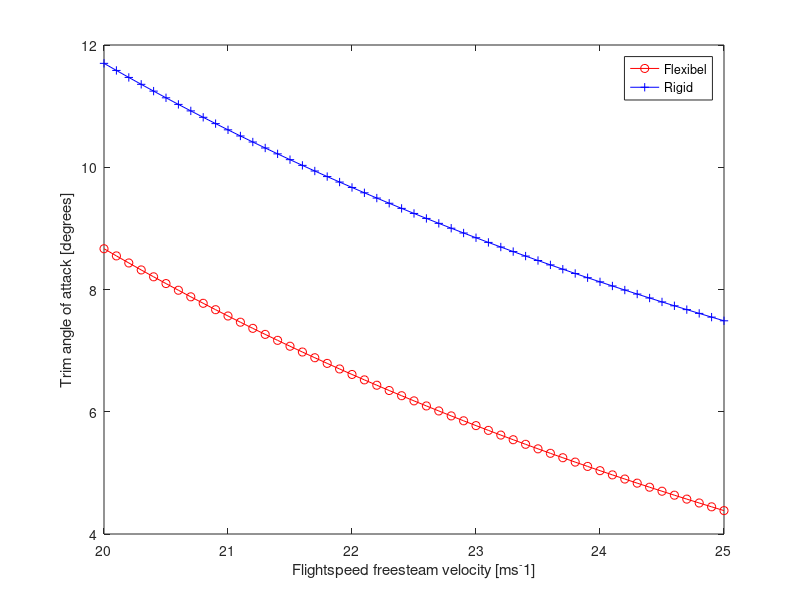

MATLAB code for this plot:
clear all
close all
clc

%% Finite element settings
Ne = 16;            % Number of elements
Nn = Ne+1;          % Number of nodes
Ndof = 3*(Ne+1);    % Number of degrees of freedom
% The fixed degrees of freedom assume that you arranged the DOFs as:
% [displacements | velocities | aerodynamic states]. If you have another
% arrangement in your mode, please update the following line to reflect
% your own situation.
fxdof = [1:3 3*Nn+(1:3) 6*Nn+(1:4)]; % Constrained degrees of freedom
frdof = setdiff(1:Ndof,fxdof);   % Unconstrained degrees of freedom

Ks  = zeros(Ndof,Ndof);
Ms  = zeros(Ndof,Ndof);
EFT = zeros(Ne,6);

for i=1:Ne
    EFT(i,1:6) = [1:6]+(i-1)*3; % Element freedom table, element connectivity
end

%% Stick model input
span   = 16; %half span
L      = span/Ne;
E      = 70e9;
G      = E/2/(1+0.3);
Ixx    = 2e4/E;
J      = 1e4/G;

Itheta = 0.1;
m      = 0.75;

c          = 1;
S          = zeros(Nn,1);
S(2:end-1) = L*c;
S(1)       = L*c/2;
S(end)     = L*c/2;
a          = 0;
b          = c/2;
xtheta     = 0;

rho = 0.0889;

%% Structural stiffness matrix
Ke = zeros(6,6);
Kb = [  (12*E*Ixx)/L^3,  (6*E*Ixx)/L^2, -(12*E*Ixx)/L^3,  (6*E*Ixx)/L^2;
    (6*E*Ixx)/L^2,    (4*E*Ixx)/L,  -(6*E*Ixx)/L^2,    (2*E*Ixx)/L;
    -(12*E*Ixx)/L^3, -(6*E*Ixx)/L^2,  (12*E*Ixx)/L^3, -(6*E*Ixx)/L^2;
    (6*E*Ixx)/L^2,    (2*E*Ixx)/L,  -(6*E*Ixx)/L^2,    (4*E*Ixx)/L];
Kt = [  (G*J)/L, -(G*J)/L;
    -(G*J)/L,  (G*J)/L];
Ke([1:2,4:5],[1:2,4:5]) = Kb;
Ke([3,6],[3,6])         = Kt;

for i=1:Ne    
    Ks(EFT(i,:),EFT(i,:)) = Ks(EFT(i,:),EFT(i,:))+Ke;   % Assembly of the global stiffness matrix
end

%% Structural mass matrix
Me = zeros(6,6);
Mbb = [     (13*L*m)/35, (11*L^2*m)/210,      (9*L*m)/70, -(13*L^2*m)/420;
    (11*L^2*m)/210,    (L^3*m)/105,  (13*L^2*m)/420,    -(L^3*m)/140;
    (9*L*m)/70, (13*L^2*m)/420,     (13*L*m)/35, -(11*L^2*m)/210;
    -(13*L^2*m)/420,   -(L^3*m)/140, -(11*L^2*m)/210,     (L^3*m)/105];
Mtb = [ (7*L*m*xtheta)/20, (L^2*m*xtheta)/20, (3*L*m*xtheta)/20, -(L^2*m*xtheta)/30;
    (3*L*m*xtheta)/20, (L^2*m*xtheta)/30, (7*L*m*xtheta)/20, -(L^2*m*xtheta)/20];
Mbt = [  (7*L*m*xtheta)/20,  (3*L*m*xtheta)/20;
    (L^2*m*xtheta)/20,  (L^2*m*xtheta)/30;
    (3*L*m*xtheta)/20,  (7*L*m*xtheta)/20;
    -(L^2*m*xtheta)/30, -(L^2*m*xtheta)/20];
Mtt = [ (Itheta*L)/3, (Itheta*L)/6;
    (Itheta*L)/6, (Itheta*L)/3];
Me([1:2,4:5],[1:2,4:5]) = Mbb;
Me([3,6],[3,6])         = Mtt;
Me([3,6],[1:2,4:5])     = Mtb;
Me([1:2,4:5],[3,6])     = Mbt;

for i=1:Ne
    Ms(EFT(i,:),EFT(i,:)) = Ms(EFT(i,:),EFT(i,:))+Me;
end

%% Steady aerodynamics, calculating trimming
Vinf = 25;
q = 0.5 * rho * Vinf^2 ; % Dynamic pressure, vary this value to assess aeroelastic instability
V_range = [];
alpha_range = [];
alpha_range_rigid = [];
for k=20:0.1:25
q = 0.5 * rho * k^2;
V_range = [V_range,k]; 

%non rigid
A = [];
n_dof = (Ne+1) * 3;
Ka_steady = zeros(Ne+1,Ne+1); %Steady state aerodynamic matrix
for i=1:Ne + 1
    Ka_steady(1 + 3*(i - 1), 3 + 3*(i-1)) = q * 2*pi * c * L; %lift 
    Ka_steady(3 + 3*(i - 1), 3 + 3*(i-1)) = q * 2*pi * c *(0.5 +a)*b * L; %moment
end
Ka_steady(end -2, end) = 0.5 * q * 2*pi * c * L; %lift 
Ka_steady(end, end) = 0.5 * q * 2*pi * c *(0.5 +a)*b * L; %moment

% difference stiffness matrices
K_dif = Ks - Ka_steady;

% extra conditions due to alpha 0 per section
section_terms = zeros(n_dof, 1);
for i=1:Ne + 1
    section_terms(1 + 3*(i - 1)) = -q * 2*pi * c * L;    %lift term
    section_terms(3 + 3*(i - 1)) = -q * 2*pi * c *(0.5 + a)*b * L;    %moment term
end

%rigid
A_r = [];
Ka_rigid = zeros((Ne+1)*3,(Ne+1)*3); %Steady state aerodynamic matrix
% difference stiffness matrices

K_dif_rigid = Ks - Ka_rigid;

% extra conditions due to alpha 0 per section
section_terms = zeros(n_dof, 1);
for i=1:Ne + 1
    section_terms(1 + 3*(i - 1)) = -q * 2*pi * c * L;    %lift term
    section_terms(3 + 3*(i - 1)) = -q * 2*pi * c *(0.5 + a)*b * L;    %moment term
end


% extra equation for trim condition
trim_terms = zeros(1, n_dof +1);
trim_terms_rigid = zeros(1, n_dof +1);
for i=1:Ne + 1
    trim_terms(3 + 3*(i - 1)) = q * 2*pi * c * L;    %lift term, for dof, positive downwards
end
trim_terms(end-1) = q * 2*pi * c * L*0.5;
trim_terms(end) = q * 2*pi*span*c;
trim_terms_rigid(end) = q * 2*pi*span*c;

% difference stiffness matrices
K_diff = Ks - Ka_steady;

% getting the total matrix for trim
K_trim = cat(2, K_diff, section_terms);
K_trim = cat(1, K_trim, trim_terms);
K_trim_rigid = cat(2, K_dif_rigid, section_terms);
K_trim_rigid = cat(1, K_trim_rigid, trim_terms_rigid);

k_trim_final = K_trim(4:end, 4:end);
k_trim_final_rigid = K_trim_rigid(4:end, 4:end);


% weight vector
v_weight = zeros(n_dof-3 + 1, 1);
v_weight(end) = 730/2;

x_solve = linsolve(k_trim_final, v_weight);
x_solve_rigid = linsolve(k_trim_final_rigid, v_weight);
alpha_0 = x_solve(end) * 180 /pi;
alpha_0_rigid = x_solve_rigid(end) * 180 /pi;

alpha_range = [alpha_range, alpha_0];
alpha_range_rigid = [alpha_range_rigid, alpha_0_rigid];
% % plotting wing deflection of trimmed state
% deflection = zeros(Ne);
% section = zeros(Ne);
% for i=1:Ne
%     deflection(i) = x_solve(3 + 3*(i - 1),1); %positive downwards 
%     section(i) = i;
% end

end
plot(V_range, alpha_range, 'r-o'); hold on
plot(V_range, alpha_range_rigid, 'b-+');
legend('Flexibel','Rigid')
xticks([20, 21, 22, 23, 24, 25])
xlabel('Flightspeed freesteam velocity [ms^-1]') 
ylabel('Trim angle of attack [degrees]') 

%% Reduce the system by applying the boundary conditions
% Make sure you order the DOFs such that the first three are the clamped
% displacement, bending rotation and torsional rotation
Ar = A;
% Ar(fxdof,fxdof) = [];

%% Calculate the eigenvalues, evaluate and verify
[Vr,Dr] = eig(Ar);
Dr      = diag(Dr);